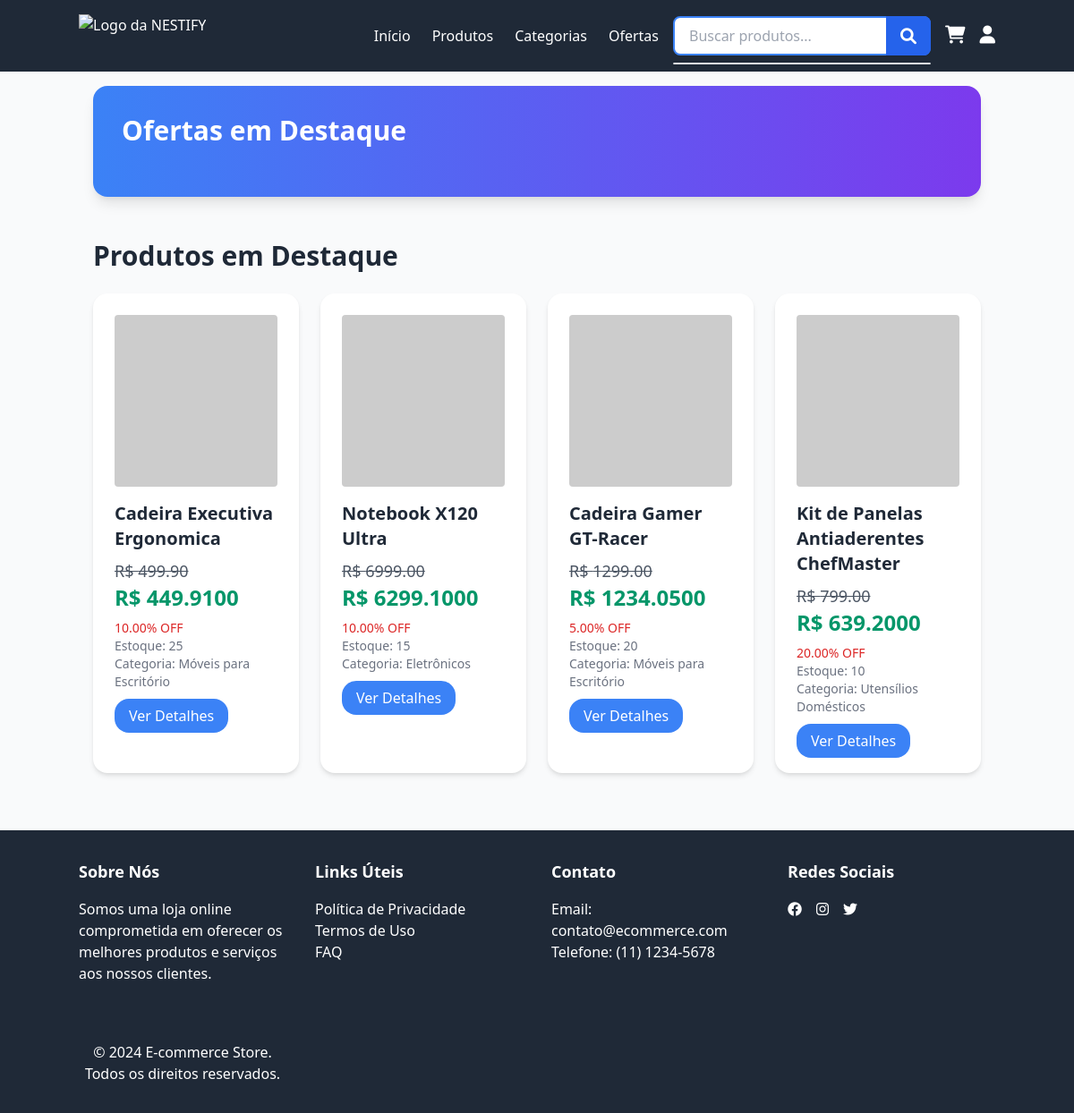
The app's page /product/ with its own data.
### loja/models.py (models this page shows, shortened)
class Product(models.Model):
    image = models.ImageField(upload_to='products/', blank=True, null=True)
    name = models.CharField(max_length=100)
    description = models.TextField()
    price = models.DecimalField(max_digits=10, decimal_places=2, validators=[MinValueValidator(Decimal('0.01'))])
    discount = models.DecimalField(max_digits=5, decimal_places=2, validators=[MinValueValidator(0), MaxValueValidator(100)], default=0)
    stock = models.PositiveIntegerField()
    category = models.ForeignKey(Category, on_delete=models.CASCADE, related_name='products')
    width = models.DecimalField(max_digits=10, decimal_places=2, help_text="Product width in centimeters", validators=[MinValueValidator(0)])
    length = models.DecimalField(max_digits=10, decimal_places=2, help_text="Product length in centimeters", validators=[MinValueValidator(0)])
    height = models.DecimalField(max_digits=10, decimal_places=2, help_text="Product height in centimeters", validators=[MinValueValidator(0)])
    weight = models.DecimalField(max_digits=10, decimal_places=3, help_text="Product weight in kilograms", validators=[MinValueValidator(0)])
    color = models.CharField(max_length=30)
    materials = models.CharField(max_length=255, help_text="Product materials, separated by comma")
    fragilities = models.TextField(help_text="Product fragilities, if any", blank=True, null=True)
    customer_risk = models.TextField(help_text="Possible risks to customer", blank=True, null=True)
    def price_with_discount(self):
        return Decimal(self.price * (1 - self.discount / 100) )

class Category(models.Model):
    image = models.ImageField(upload_to='categories/')
    name = models.CharField(max_length=50, unique=True)
    description = models.TextField(blank=True, null=True)
    def __str__(self):
        return self.name

### loja/views.py (the view)
# urls.py: path('product/', views.product, name='product'),
def product(request):
    products = Product.objects.all()
    return render(request, 'product.html', {'products': products})

### loja/templates/product.html (shortened to what this page needs)
{% extends 'base.html' %}
{% block content %}
<main class="container mx-auto p-4">
    <section class="mb-12 animate__animated animate__fadeIn">
        <section class="bg-gradient-to-r from-blue-500 to-purple-600 p-8 rounded-2xl shadow-lg">
            <h2 class="text-3xl font-bold mb-6 text-white">Ofertas em Destaque</h2>
        </section>
    </section>
    <section class="mb-12 animate__animated animate__fadeIn animate__delay-1s">
        <h2 class="text-3xl font-bold mb-6 text-gray-800">Produtos em Destaque</h2>
        <section class="grid grid-cols-1 sm:grid-cols-2 md:grid-cols-3 lg:grid-cols-4 gap-6">
            {% for product in products %}
                <article class="bg-white p-6 rounded-2xl shadow-md hover:shadow-xl transition-shadow duration-300">
                    {% if product.image %}
                        <img src="{{ product.image.url }}" alt="{{ product.name }}" class="w-full h-48 object-cover mb-4 rounded">
                    {% else %}
                        <img src="https://via.placeholder.com/300" alt="{{ product.name }}" class="w-full h-48 object-cover mb-4 rounded">
                    {% endif %}
                    <h3 class="text-xl font-semibold mb-2 text-gray-800">{{ product.name }}</h3>
                    {% if product.discount > 0 %}
                        <p class="text-lg text-gray-600"><s>R$ {{ product.price }}</s></p>
                        <p class="text-2xl font-bold text-green-600 mb-2">R$ {{ product.price_with_discount }}</p>
                        <p class="text-sm text-red-600">{{ product.discount }}% OFF</p>
                    {% else %}
                        <p class="text-2xl font-bold text-green-600 mb-2">R$ {{ product.price }}</p>
                    {% endif %}
                    <p class="text-sm text-gray-500">Estoque: {{ product.stock }}</p>
                    <p class="text-sm text-gray-500">Categoria: {{ product.category }}</p>
                    <div class="mt-4">
                        <a href="{% url 'product_detail' product.id %}" class="bg-blue-500 text-white px-4 py-2 rounded-2xl hover:bg-blue-600 transition-colors duration-300">Ver Detalhes</a>
                    </div>
                </article>
            {% empty %}
                <p class="col-span-full text-center text-gray-500 text-lg">Nenhum produto disponível no momento.</p>
            {% endfor %}
        </section>
    </section>
</main>
{% endblock %}

### loja/templates/base.html (shortened to what this page needs)
<!DOCTYPE html>
<html lang="pt-br">
<head>
    <link rel="stylesheet" href="https://cdn.jsdelivr.net/npm/tailwindcss@2.2.19/dist/tailwind.min.css">
    <link rel="stylesheet" href="https://cdnjs.cloudflare.com/ajax/libs/font-awesome/6.0.0-beta3/css/all.min.css">
</head>
<body class="bg-gray-50">
    <header class="bg-gray-800 text-white p-4">
        <section class="container mx-auto flex flex-col md:flex-row justify-between items-center">
            <section class="flex justify-between items-center w-full md:w-auto">
                <a href="{% url 'home' %}"><img src="../images/logo/NESTIFY - Logo.png" alt="Logo da NESTIFY" class="h-12" aria-label="Logo da NESTIFY"></a>
            </section>
            <nav id="main-nav" class="hidden md:flex flex-col md:flex-row items-center space-y-4 md:space-y-0 w-full md:w-auto mt-4 md:mt-0">
                <section class="flex justify-between sm:mx-4 md:space-x-6 w-full md:w-auto">
                    <a href="{% url 'home' %}" class="hover:text-gray-300 transition duration-300">Início</a>
                    <a href="{% url 'product' %}" class="hover:text-gray-300 transition duration-300">Produtos</a>
                    <a href="{% url 'categories' %}" class="hover:text-gray-300 transition duration-300">Categorias</a>
                    <a href="{% url 'offers' %}" class="hover:text-gray-300 transition duration-300">Ofertas</a>
                </section>
                <section class="nav-icons flex items-center space-x-4 mt-4 md:mt-0">
                    <section class="relative group">
                        <form method="GET" action="{% url 'search_products' %}" class="flex items-center" id="search-form" aria-label="Buscar produtos">
                            <section class="relative">
                                <input type="text"
                                       name="q"
                                       id="search-input"
                                       placeholder="Buscar produtos..."
                                       class="px-4 py-2 w-72 text-black rounded-lg border-2 border-blue-500 focus:outline-none focus:ring-2 focus:ring-blue-600 focus:border-transparent transition-all duration-300 shadow-sm hover:shadow-md"
                                       autocomplete="off"
                                       oninput="handleSearch(this.value)"
                                       aria-label="Digite o nome do produto para pesquisar">
                                <button type="submit"
                                        class="absolute right-0 top-0 h-full px-4 bg-blue-600 hover:bg-blue-700 rounded-r-lg transition-all duration-300 flex items-center justify-center group"
                                        aria-label="Iniciar pesquisa">
                                    <i class="fas fa-search text-lg group-hover:scale-110 transform transition-transform duration-300"></i>
                                </button>
                            </section>
                        </form>
                        <section id="search-results"
                             class="absolute z-50 w-full bg-white text-gray-800 mt-2 rounded-lg shadow-xl transition-all duration-300 max-h-96 overflow-y-auto border border-gray-200">
                        </section>
                    </section>
                    {% if user.is_authenticated %}
                    <a href="{% url 'cart_view_with_login' %}" class="hover:text-gray-300 transition duration-300"><i class="fas fa-shopping-cart text-xl hover:scale-110 transform transition-transform duration-300"></i></a>
                    {% else %}
                    <a href="{% url 'cart_view_without_login' %}" class="hover:text-gray-300 transition duration-300"><i class="fas fa-shopping-cart text-xl hover:scale-110 transform transition-transform duration-300"></i></a>
                    {% endif %}
                    {% if user.is_authenticated %}
                    <a href="{% url 'login' %}" class="hover:text-gray-300 transition duration-300"><i class="fas fa-user text-xl hover:scale-110 transform transition-transform duration-300"></i></a>
                    {% else %}
                    <a href="{% url 'register' %}" class="hover:text-gray-300 transition duration-300"><i class="fas fa-user text-xl hover:scale-110 transform transition-transform duration-300"></i></a>
                    {% endif %}
                </section>
            </nav>
        </section>
    </header>
    {% block content %}{% endblock %}
    <footer class="bg-gray-800 text-white p-8">
        <section class="container mx-auto grid grid-cols-1 sm:grid-cols-2 md:grid-cols-4 gap-8">
            <section>
                <h3 class="text-lg font-semibold mb-4">Sobre Nós</h3>
                <p>Somos uma loja online comprometida em oferecer os melhores produtos e serviços aos nossos clientes.</p>
            </section>
            <section>
                <h3 class="text-lg font-semibold mb-4">Links Úteis</h3>
                <ul>
                    <li><a href="{% url 'privacy_policy' %}" class="hover:text-gray-300">Política de Privacidade</a></li>
                    <li><a href="{% url 'terms_of_use' %}" class="hover:text-gray-300">Termos de Uso</a></li>
                    <li><a href="{% url 'faq' %}" class="hover:text-gray-300">FAQ</a></li>
                </ul>
            </section>
            <section>
                <h3 class="text-lg font-semibold mb-4">Contato</h3>
                <p>Email: contato@ecommerce.com</p>
                <p>Telefone: (11) 1234-5678</p>
            </section>
            <div>
                <h3 class="text-lg font-semibold mb-4">Redes Sociais</h3>
                <div class="flex space-x-4">
                    <a href="#" class="hover:text-gray-300"><i class="fab fa-facebook"></i></a>
                    <a href="#" class="hover:text-gray-300"><i class="fab fa-instagram"></i></a>
                    <a href="#" class="hover:text-gray-300"><i class="fab fa-twitter"></i></a>
                </div>
            </div>
        <div class="mt-8 text-center">
            <p>© 2024 E-commerce Store. Todos os direitos reservados.</p>
        </div>
    </footer>
</body>
</html>

### records on screen
Product: name "Cadeira Executiva Ergonomica", price "499.90", price_with_discount "449.9100", discount "10.00", stock "25", category "Móveis para Escritório"
Product: name "Notebook X120 Ultra", price "6999.00", price_with_discount "6299.1000", discount "10.00", stock "15", category "Eletrônicos"
Product: name "Cadeira Gamer GT-Racer", price "1299.00", price_with_discount "1234.0500", discount "5.00", stock "20", category "Móveis para Escritório"
Product: name "Kit de Panelas Antiaderentes ChefMaster", price "799.00", price_with_discount "639.2000", discount "20.00", stock "10", category "Utensílios Domésticos"
